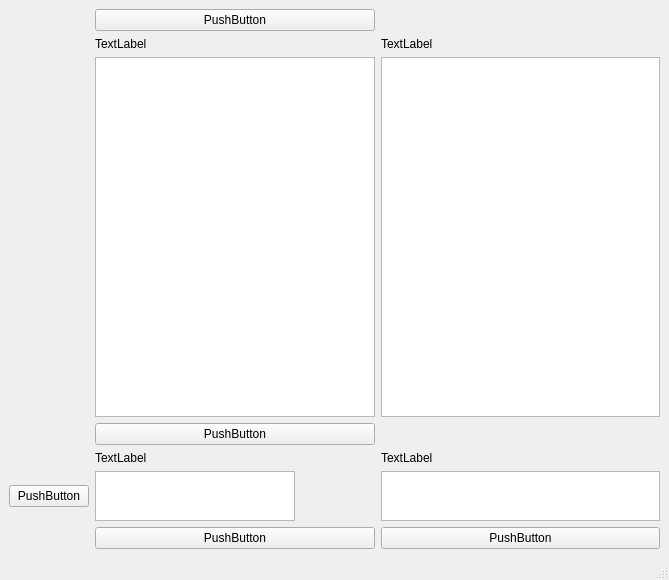
<?xml version="1.0" encoding="UTF-8"?>
<ui version="4.0">
 <class>MainWindow</class>
 <widget class="QMainWindow" name="MainWindow">
  <property name="geometry">
   <rect>
    <x>0</x>
    <y>0</y>
    <width>669</width>
    <height>580</height>
   </rect>
  </property>
  <property name="windowTitle">
   <string>MainWindow</string>
  </property>
  <widget class="QWidget" name="centralwidget">
   <layout class="QGridLayout" name="gridLayout_2">
    <item row="0" column="1">
     <layout class="QGridLayout" name="gridLayout">
      <item row="8" column="3">
       <widget class="QTextEdit" name="textEdit">
        <property name="sizePolicy">
         <sizepolicy hsizetype="Fixed" vsizetype="Fixed">
          <horstretch>0</horstretch>
          <verstretch>0</verstretch>
         </sizepolicy>
        </property>
        <property name="minimumSize">
         <size>
          <width>20</width>
          <height>20</height>
         </size>
        </property>
        <property name="maximumSize">
         <size>
          <width>400</width>
          <height>50</height>
         </size>
        </property>
       </widget>
      </item>
      <item row="9" column="3">
       <widget class="QPushButton" name="pushButton_4">
        <property name="text">
         <string>PushButton</string>
        </property>
       </widget>
      </item>
      <item row="7" column="3">
       <widget class="QLabel" name="label">
        <property name="text">
         <string>TextLabel</string>
        </property>
       </widget>
      </item>
      <item row="8" column="2">
       <widget class="QTextEdit" name="textEdit_2">
        <property name="sizePolicy">
         <sizepolicy hsizetype="Fixed" vsizetype="Fixed">
          <horstretch>0</horstretch>
          <verstretch>0</verstretch>
         </sizepolicy>
        </property>
        <property name="minimumSize">
         <size>
          <width>20</width>
          <height>20</height>
         </size>
        </property>
        <property name="maximumSize">
         <size>
          <width>200</width>
          <height>50</height>
         </size>
        </property>
       </widget>
      </item>
      <item row="8" column="1">
       <widget class="QPushButton" name="pushButton">
        <property name="text">
         <string>PushButton</string>
        </property>
       </widget>
      </item>
      <item row="7" column="2">
       <widget class="QLabel" name="label_2">
        <property name="text">
         <string>TextLabel</string>
        </property>
       </widget>
      </item>
      <item row="9" column="2">
       <widget class="QPushButton" name="pushButton_2">
        <property name="text">
         <string>PushButton</string>
        </property>
       </widget>
      </item>
      <item row="6" column="2">
       <widget class="QPushButton" name="pushButton_3">
        <property name="text">
         <string>PushButton</string>
        </property>
       </widget>
      </item>
      <item row="1" column="2">
       <widget class="QPushButton" name="pushButton_5">
        <property name="sizePolicy">
         <sizepolicy hsizetype="Minimum" vsizetype="Fixed">
          <horstretch>0</horstretch>
          <verstretch>0</verstretch>
         </sizepolicy>
        </property>
        <property name="minimumSize">
         <size>
          <width>20</width>
          <height>20</height>
         </size>
        </property>
        <property name="maximumSize">
         <size>
          <width>10000</width>
          <height>30</height>
         </size>
        </property>
        <property name="text">
         <string>PushButton</string>
        </property>
       </widget>
      </item>
      <item row="5" column="2">
       <widget class="QListWidget" name="listWidget"/>
      </item>
      <item row="5" column="3">
       <widget class="QListView" name="listView"/>
      </item>
      <item row="2" column="2">
       <widget class="QLabel" name="label_3">
        <property name="text">
         <string>TextLabel</string>
        </property>
       </widget>
      </item>
      <item row="2" column="3">
       <widget class="QLabel" name="label_4">
        <property name="text">
         <string>TextLabel</string>
        </property>
       </widget>
      </item>
     </layout>
    </item>
   </layout>
  </widget>
  <widget class="QMenuBar" name="menubar">
   <property name="geometry">
    <rect>
     <x>0</x>
     <y>0</y>
     <width>669</width>
     <height>22</height>
    </rect>
   </property>
  </widget>
  <widget class="QStatusBar" name="statusbar"/>
 </widget>
 <resources/>
 <connections/>
</ui>
